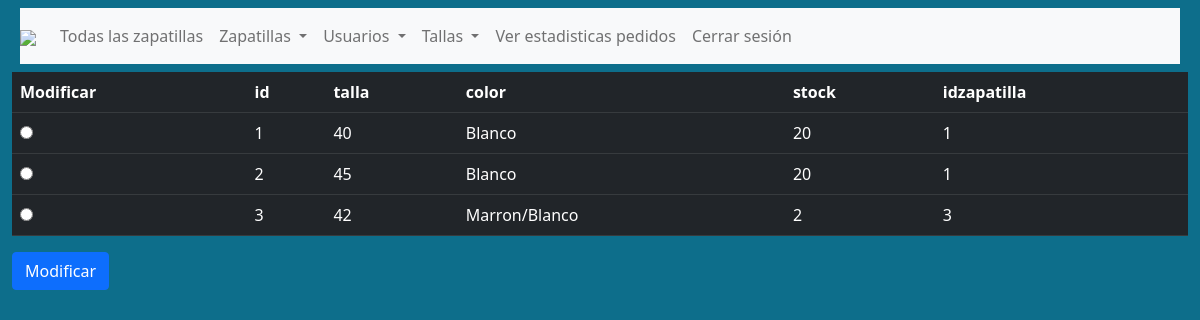
/modificartalla.php (signed in), run on the app's committed database.
### tables this page shows
CREATE TABLE IF NOT EXISTS `tallas` (
  `id` int(11) NOT NULL AUTO_INCREMENT,
  `talla` int(11) NOT NULL,
  `color` varchar(30) NOT NULL,
  `stock` int(11) NOT NULL,
  `idzapatilla` int(11) NOT NULL,
  PRIMARY KEY (`id`),
  KEY `idzapatilla` (`idzapatilla`)
);

### modificartalla.php (the view, shortened to what this page needs)
<?php
include "funciones.php";
$db = conectarbbdd();
if (!isset($_SESSION["usuario"])) header("Location:login.php");
else {
?>
    <!DOCTYPE html>
    <html lang="en">
    <head>
        <link href="https://cdn.jsdelivr.net/npm/bootstrap@5.0.0-beta1/dist/css/bootstrap.min.css" rel="stylesheet">
        <link rel="stylesheet" href="./css/index.css">
    </head>
    <body>
        <div class="container-fluid">
            <nav class="navbar navbar-expand-lg navbar-light bg-light m-2">
                <a class="navbar-brand" href="#"><img class="logo" src="./images/logo.png"></a>
                <div class="collapse navbar-collapse" id="navbarNavDropdown">
                    <ul class="navbar-nav">
                        <li class="nav-item">
                            <a class="nav-link" href="index.php">Todas las zapatillas</a>
                        </li>
                        <?php menuAdmin();?>
                        <li class="nav-item">
                            <a class="nav-link" href="logout.php">Cerrar sesión</a>
                        </li>
                    </ul>
                </div>
            </nav>
            <form action="modificartalla2.php" method="post">
            <table class="table table-hover table-dark">
            <th>Modificar</th>
                <?php
                $consultaColumnas = "SHOW COLUMNS FROM tallas";
                $arrayColumnas = array();
                try {
                    $resultado = $db->prepare($consultaColumnas);
                    $resultado->execute();
                    while ($columnas = $resultado->fetch(PDO::FETCH_ASSOC)) {
                        array_push($arrayColumnas, $columnas["Field"]);
                    }
                    for ($i = 0; $i < count($arrayColumnas); $i++) { ?>
                        <th><?php print $arrayColumnas[$i]; ?></th>
                <?php
                    }
                    $consulta="SELECT * from tallas";
                    $resultado = $db->prepare($consulta);
                    $resultado->execute();
                    while($columnas=$resultado->fetch(PDO::FETCH_ASSOC)){
                        for ($i = 0; $i < count($arrayColumnas); $i++){
                            if($i==0) print "<tr><td><input type='radio' name='modificartalla' value='".$columnas[$arrayColumnas[$i]]."'></td><td>".$columnas[$arrayColumnas[$i]]."</td>";
                            else print "<td>".$columnas[$arrayColumnas[$i]]."</td>";
                        }
                    }
                } catch (PDOException $e) {
                    print $e->getMessage();
                }
                ?>
            </table>
            <input type="submit" class="btn btn-primary" value="Modificar" name="modificar">
            </form>
    </body>
<?php
}
?>
    </html>

### funciones.php (shortened to what this page needs)
<?php
function menuAdmin(){
    if ($_SESSION["usuario"] == "root@gmail.com") {
        print "<li class='nav-item dropdown'><a class='nav-link dropdown-toggle' href='#' id='navbarDropdown' role='button' data-toggle='dropdown' aria-haspopup='true' aria-expanded='false'>
          Zapatillas </a><div class='dropdown-menu' aria-labelledby='navbarDropdown'>
          <a class='dropdown-item' href='anhadirzapatilla.php'>Añadir</a>
          <a class='dropdown-item' href='eliminarzapatillas.php'>Eliminar</a>
          <a class='dropdown-item' href='zapatillaseliminadas.php'>Ver zapatillas eliminadas</a>
        </div>
      </li>";
        print "<li class='nav-item dropdown'><a class='nav-link dropdown-toggle' href='#' id='navbarDropdown' role='button' data-toggle='dropdown' aria-haspopup='true' aria-expanded='false'>
          Usuarios </a><div class='dropdown-menu' aria-labelledby='navbarDropdown'>
          <a class='dropdown-item' href='eliminarusuario.php'>Eliminar</a>
          <a class='dropdown-item' href='modificarusuario.php'>Modificar</a>
          <a class='dropdown-item' href='usuarioseliminados.php'>Ver usuarios eliminados</a>
        </div>
      </li>";
        print "<li class='nav-item dropdown'><a class='nav-link dropdown-toggle' href='#' id='navbarDropdown' role='button' data-toggle='dropdown' aria-haspopup='true' aria-expanded='false'>
          Tallas </a><div class='dropdown-menu' aria-labelledby='navbarDropdown'>
          <a class='dropdown-item' href='anhadirtalla.php'>Añadir</a>
          <a class='dropdown-item' href='eliminartalla.php'>Eliminar</a>
          <a class='dropdown-item' href='modificartalla.php'>Modificar</a>
        </div>
      </li>";
      print "<li class='nav-item'><a class='nav-link' href='estadisticaspedidos.php'>Ver estadisticas pedidos</a></li>"
      ;
    }
}
?>

### css/index.css (style rules this page uses)
.logo { width: 100px; }
body { background-color: rgb(13, 110, 139); }

### data on the page
tallas: id "1", talla "40", color "Blanco", stock "20", idzapatilla "1"
tallas: id "2", talla "45", color "Blanco", stock "20", idzapatilla "1"
tallas: id "3", talla "42", color "Marron/Blanco", stock "2", idzapatilla "3"

### other printed values
$arrayColumnas[$i] "id"
$arrayColumnas[$i] "talla"
$arrayColumnas[$i] "color"
$arrayColumnas[$i] "stock"
$arrayColumnas[$i] "idzapatilla"
